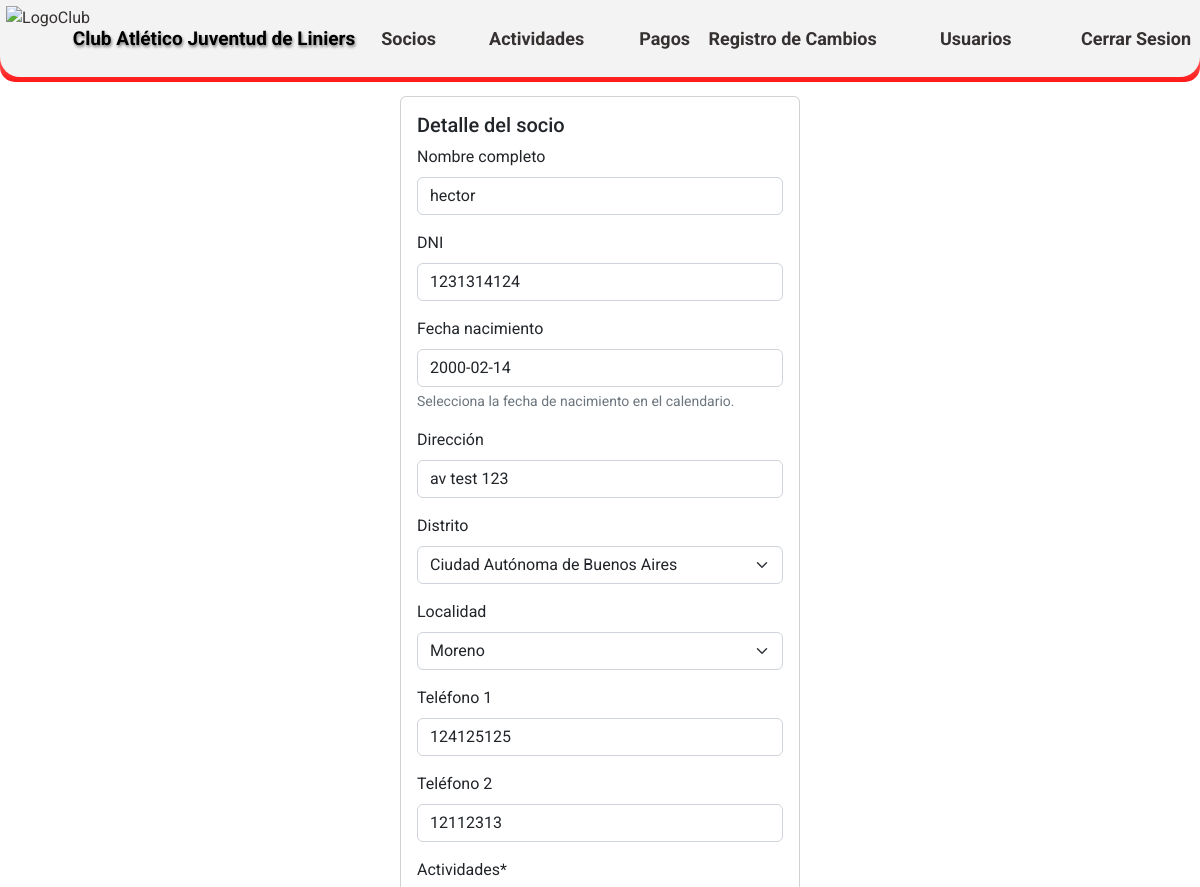
The app's page /detalles/2/ (signed in, upper part), older data.
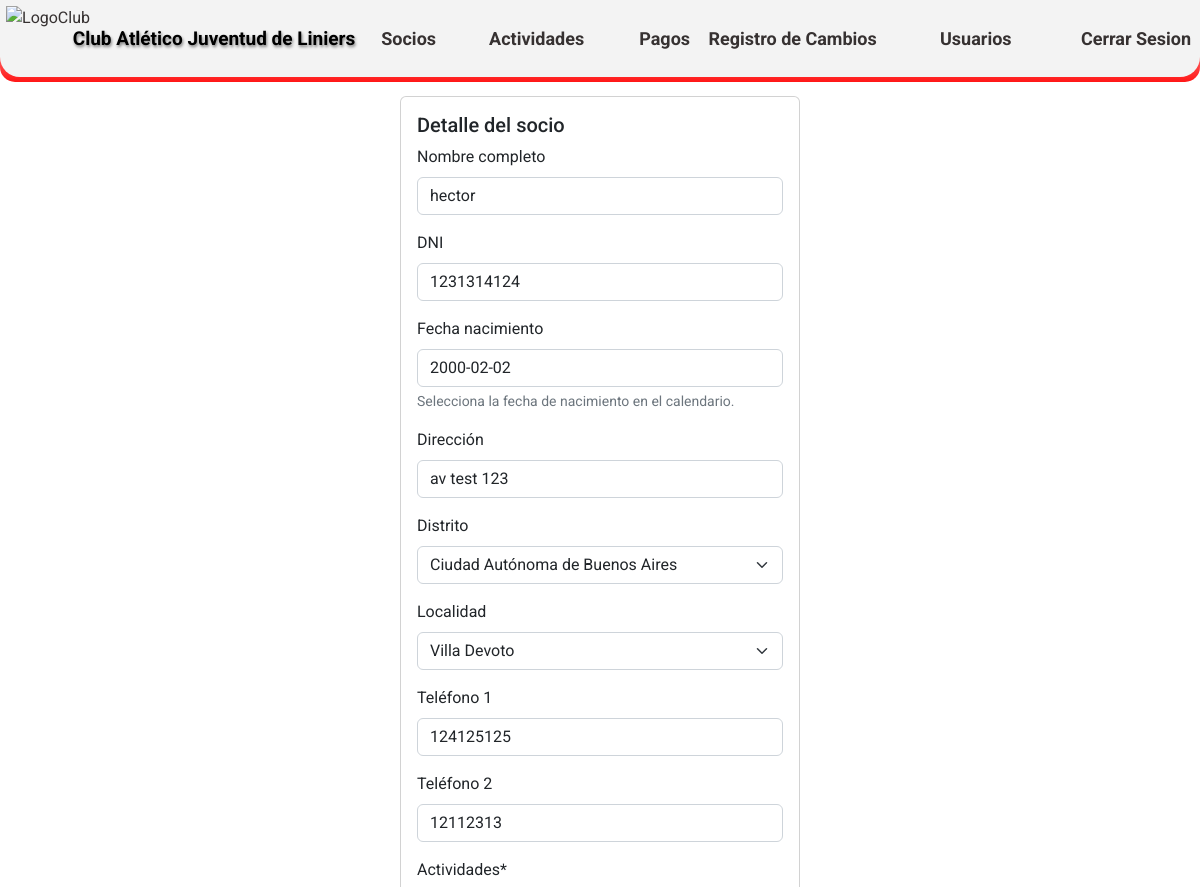
The same page, newer data.
### CAJL/aplications/partners/models.py (models this page shows, shortened)
class partners (models.Model):
    nombre_completo = models.CharField('Nombre completo', max_length=50, validators=[letters_only_validator], blank=True)
    dni = models.IntegerField('DNI',blank=True)
    fecha_nacimiento = models.DateField('Fecha de nacimiento',blank=True, null=True)
    direccion = models.CharField('Dirección', max_length=50, blank=True)
    DISTRICT_CHOICES = location.LOC_CHOICES
    distrito = models.CharField('Distrito',max_length=2, choices=DISTRICT_CHOICES, blank=True)
    localidad = models.ForeignKey(location, on_delete=models.CASCADE, blank=True)
    telefono1 = models.CharField('Teléfono 1',max_length=15, blank=True)
    telefono2 = models.CharField('Teléfono 2',max_length=15,blank=True)
    actividades = models.ManyToManyField(activities)
    correo = models.EmailField('Email',max_length=40,blank=True)
    descripcion = models.CharField('Descripción',max_length=50, blank=True)
    apto_fisico = models.BooleanField('Apto físico',default=False)
    fecha_emisión_apto_físico = models.DateField ('Fecha de emisión del apto físico',blank=True, null=True)
    fecha_emisión_fichaje = models.DateField ('Fecha de emisión del fichaje',blank=True, null=True)
    compite = models.BooleanField('Fichado',default=False)
    socio_activo = models.BooleanField('Socio activo',default=False)
    user = models.ForeignKey(User, on_delete=models.CASCADE)
    class Meta:
        verbose_name = 'Socio'
        verbose_name_plural = 'Socios del club'
        ordering = ['nombre_completo']

### CAJL/aplications/partners/views.py (the view)
# urls.py: path('detalles/<int:partner_id>/', views.detalles, name='detalles'),
@login_required
def detalles(request, partner_id):
    partner = get_object_or_404(partners, id=partner_id)
    if request.method == 'POST':
        if 'editar' in request.POST:
            form = PartnerForm(request.POST, instance=partner)
            if form.is_valid():
                form.save()
                messages.success(request, 'Los datos del socio han sido actualizados.')
                return redirect('socios')
            else:
                messages.error(request, 'Error al actualizar los datos de la actividad.')
        elif 'eliminar' in request.POST:
            created = False  # Aquí asumimos que la eliminación no equivale a una creación
            create_change_log(sender=partners, instance=partner, created=created)
            partner.delete()
            messages.success(request, 'El socio ha sido eliminado.')
            return redirect('socios')  # Redirige a donde desees después de la eliminación
    else:
        form = PartnerForm(instance=partner)
    return render(request, 'partners/detalles_socio.html', {'form': form, 'partner': partner})

### CAJL/aplications/partners/forms.py
class PartnerForm(forms.ModelForm):
    actividades = forms.ModelMultipleChoiceField(
        queryset=activities.objects.all(),
        widget=forms.CheckboxSelectMultiple,
        help_text=f'<a href="/agregar_actividad/" target="_blank">Agregar actividad</a>'
    )
    fecha_nacimiento = forms.DateField(
    widget=DatePickerInput(options={
        'format': 'DD/MM/YYYY',
        'locale': 'es'
    }),
        help_text='Selecciona la fecha de nacimiento en el calendario.',
        required=False
    )
    fecha_emisión_apto_físico = forms.DateField(
        widget=DatePickerInput(options={
        'format': 'DD/MM/YYYY',
        'locale': 'es'
    }),
        help_text='Selecciona la fecha de emisión del apto físico en el calendario.',
        required=False
    )
    fecha_emisión_fichaje = forms.DateField(
        widget=DatePickerInput(options={
        'format': 'DD/MM/YYYY',
        'locale': 'es'
    }),
        help_text='Selecciona la fecha de emisión del fichaje en el calendario.',
        required=False
    )
    class Meta:
        model = partners
        exclude = ['user']

### CAJL/aplications/activities/models.py (called while the page is built)
    def __str__(self):
        return f'{self.nombre_actividad}'

### templates/partners/detalles_socio.html (shortened to what this page needs)
{% extends 'loginregister/base.html' %}
{% block content %}
{% load crispy_forms_tags %}
<br>
<br>
<br>
<br>
<!DOCTYPE html>
<html>
<head>
</head>
<body>
    <form method="post">
    <div class="card mx-auto" style="width: 25rem;">
        <div class="card-body">
          <h5 class="card-title">Detalle del socio</h5>
          {{ form | crispy }}
        </div>
      </div>
    </form>
</body>
</html>
{% endblock %}

Row changes from the older to the newer data that the page shows:
changed partners "hector": fecha_nacimiento "2000-02-14" → "2000-02-02"; localidad "Moreno" → "Villa Devoto"
